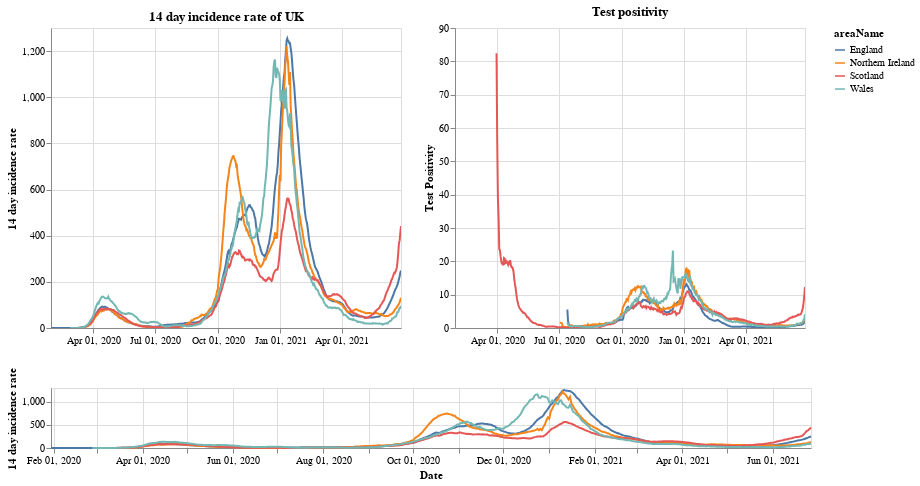

Write notebook code for a chart like this one.
### Markdown cell above
# Plots

First a plot with each country in the UK. The top right shows the positivity rate for (which is the percentage of registered tests which were positive) while the top left is the 14 day incidence rate. The bottom chart can be used to select the timeframe (does not work on a mobile device).

### Code cell
#collapse
brush = alt.selection(type='interval', name='DateBrush',encodings=['x'],fields=['Time'])
leg_selection = alt.selection_multi(fields=['areaName'], bind='legend')

base = alt.Chart(uk_cases).mark_line().encode(
    x=alt.X("yearmonthdate(date):T", axis=alt.Axis(title='Date')),
    y=alt.Y("twoWeeklyCasesRate:Q", axis=alt.Axis(title='14 day incidence rate')),
    tooltip=['areaName', 'date','twoWeeklyCasesRate', 'testPositivity'],
    color='areaName',
    opacity=alt.condition(leg_selection, alt.value(2), alt.value(0.1))
).add_selection(leg_selection).properties(width=350)

upper = base.encode(alt.X('yearmonthdate(date):T', axis=alt.Axis(title=''),
                         scale=alt.Scale(domain=brush))
                   ).properties(title=f'14 day incidence rate of UK')
upper_right = upper.encode(alt.Y('testPositivity:Q', axis=alt.Axis(title='Test Positivity'))).properties(title='Test positivity')
lower = base.properties(height=60, width = 760).add_selection(brush)

(upper | upper_right) & lower

### Figure 1 — Vega-Lite specification as saved in the notebook (floating-point values rounded to 4 significant figures; data arrays with more than 128 entries replaced by an {"elided": "..."} marker saying what was removed)
{"config": {"view": {"continuousWidth": 400, "continuousHeight": 300}}, "vconcat": [{"hconcat": [{"mark": "line", "encoding": {"color": {"type": "nominal", "field": "areaName"}, "opacity": {"condition": {"value": 2, "selection": "selector001"}, "value": 0.1}, "tooltip": [{"type": "nominal", "field": "areaName"}, {"type": "temporal", "field": "date"}, {"type": "quantitative", "field": "twoWeeklyCasesRate"}, {"type": "quantitative", "field": "testPositivity"}], "x": {"type": "temporal", "axis": {"title": ""}, "field": "date", "scale": {"domain": {"selection": "DateBrush"}}, "timeUnit": "yearmonthdate"}, "y": {"type": "quantitative", "axis": {"title": "14 day incidence rate"}, "field": "twoWeeklyCasesRate"}}, "selection": {"selector001": {"type": "multi", "fields": ["areaName"], "bind": "legend"}}, "title": "14 day incidence rate of UK", "width": 350}, {"mark": "line", "encoding": {"color": {"type": "nominal", "field": "areaName"}, "opacity": {"condition": {"value": 2, "selection": "selector001"}, "value": 0.1}, "tooltip": [{"type": "nominal", "field": "areaName"}, {"type": "temporal", "field": "date"}, {"type": "quantitative", "field": "twoWeeklyCasesRate"}, {"type": "quantitative", "field": "testPositivity"}], "x": {"type": "temporal", "axis": {"title": ""}, "field": "date", "scale": {"domain": {"selection": "DateBrush"}}, "timeUnit": "yearmonthdate"}, "y": {"type": "quantitative", "axis": {"title": "Test Positivity"}, "field": "testPositivity"}}, "selection": {"selector001": {"type": "multi", "fields": ["areaName"], "bind": "legend"}}, "title": "Test positivity", "width": 350}]}, {"mark": "line", "encoding": {"color": {"type": "nominal", "field": "areaName"}, "opacity": {"condition": {"value": 2, "selection": "selector001"}, "value": 0.1}, "tooltip": [{"type": "nominal", "field": "areaName"}, {"type": "temporal", "field": "date"}, {"type": "quantitative", "field": "twoWeeklyCasesRate"}, {"type": "quantitative", "field": "testPositivity"}], "x": {"type": "temporal", "axis": {"title": "Date"}, "field": "date", "timeUnit": "yearmonthdate"}, "y": {"type": "quantitative", "axis": {"title": "14 day incidence rate"}, "field": "twoWeeklyCasesRate"}}, "height": 60, "selection": {"selector001": {"type": "multi", "fields": ["areaName"], "bind": "legend"}, "DateBrush": {"type": "interval", "encodings": ["x"], "fields": ["Time"]}}, "width": 760}], "data": {"name": "data-dc1be09d951b4cbe2ad38bd229075114"}, "$schema": "https://vega.github.io/schema/vega-lite/v4.8.1.json", "datasets": {"data-dc1be09d951b4cbe2ad38bd229075114": {"elided": "1968 records"}}}
